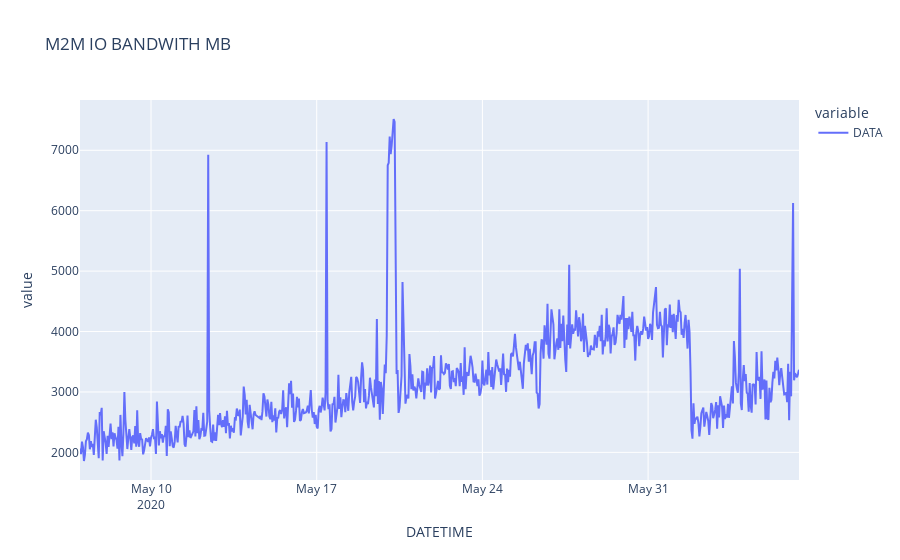

Notebook cell for this chart:
### Markdown cell above
## M2M Throughput TOTAL

### Code cell
import pandas as pd
import plotly.express as px
import plotly.graph_objects as po
import datetime as dt

df = pd.read_csv('https://raw.githubusercontent.com/unpetee/getocidisks/master/m2miops.csv')
df['DATETIME']= pd.to_datetime(df['DATETIME'],format="%d/%m/%Y %H:%M").dt.strftime('%d/%m/%Y %H')
df['DATETIME']= pd.to_datetime(df['DATETIME'],format="%d/%m/%Y %H")
gb_date = df.groupby("DATETIME")["DATA"].sum()
#gb_date.head(100)
#gb_date.dtypes
fig = px.line(gb_date,title='M2M IO BANDWITH MB')
fig.show()

### Figure 1 — Plotly figure (JSON) as saved in the notebook; plotly's stock layout.template omitted (floating-point values rounded to 4 significant figures; data arrays with more than 128 entries replaced by an {"elided": "..."} marker saying what was removed)
{"data": [{"hovertemplate": "variable=DATA<br>DATETIME=%{x}<br>value=%{y}<extra></extra>", "legendgroup": "DATA", "line": {"color": "#636efa", "dash": "solid"}, "mode": "lines", "name": "DATA", "orientation": "v", "showlegend": true, "type": "scatter", "x": {"elided": "730 str values"}, "xaxis": "x", "y": {"elided": "730 int values"}, "yaxis": "y"}], "layout": {"autosize": true, "legend": {"title": {"text": "variable"}, "tracegroupgap": 0}, "title": {"text": "M2M IO BANDWITH MB"}, "xaxis": {"anchor": "y", "autorange": true, "domain": [0, 1], "range": ["2020-05-07", "2020-06-06 09:00"], "showspikes": false, "title": {"text": "DATETIME"}, "type": "date"}, "yaxis": {"anchor": "x", "autorange": true, "domain": [0, 1], "range": [1542.0, 7832.0], "showspikes": false, "title": {"text": "value"}, "type": "linear"}}}
